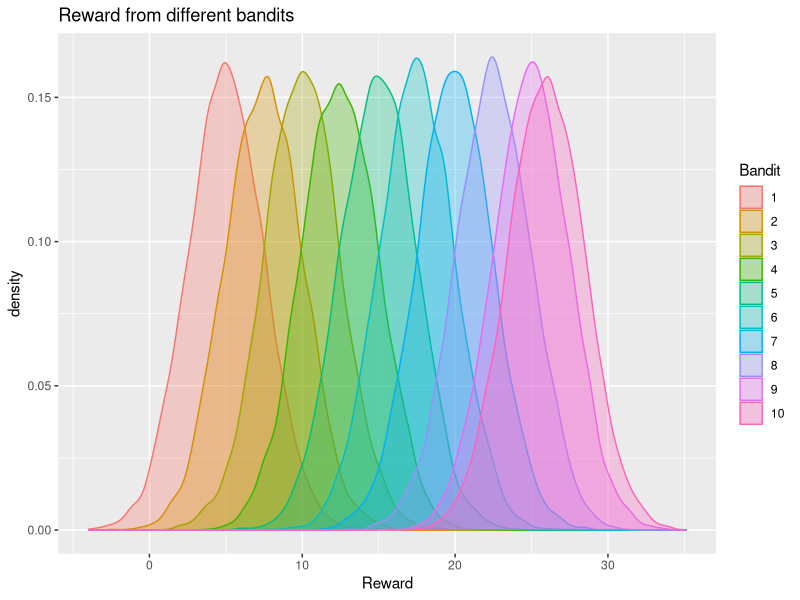
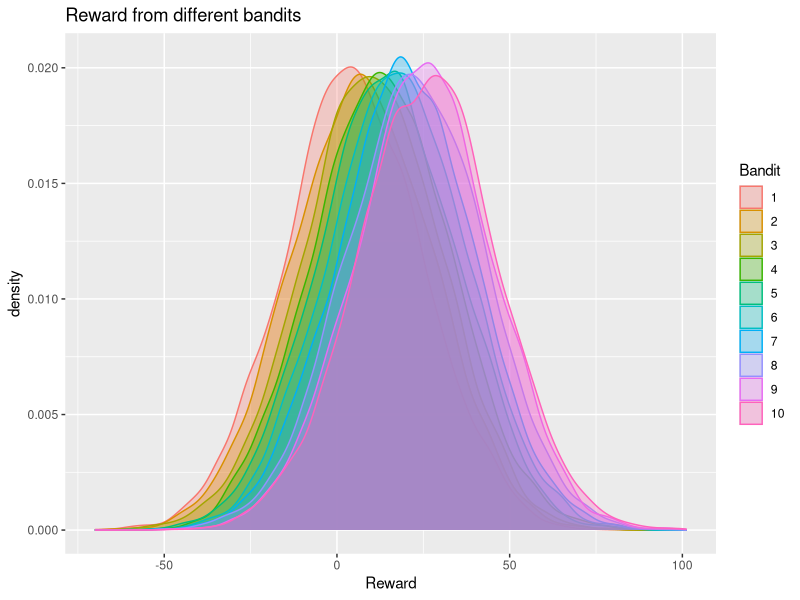
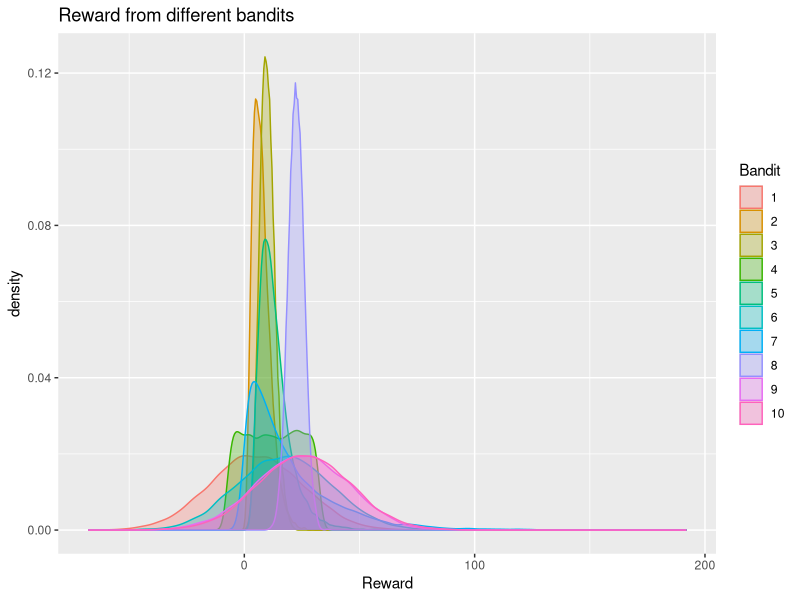

Write R code to recreate these figures, in order.
# loading the required packages
library(ggplot2)
library(reshape2)

# distribution of arms or actions having normally distributed rewards with small variance
# The data represents a standard, ideal situation i.e. normally distributed rewards, well seperated from each other.
mean_reward = c(5, 7.5, 10, 12.5, 15, 17.5, 20, 22.5, 25, 26)
reward_dist = c(function(n) rnorm(n = n, mean = mean_reward[1], sd = 2.5),
                function(n) rnorm(n = n, mean = mean_reward[2], sd = 2.5),
                function(n) rnorm(n = n, mean = mean_reward[3], sd = 2.5),
                function(n) rnorm(n = n, mean = mean_reward[4], sd = 2.5),
                function(n) rnorm(n = n, mean = mean_reward[5], sd = 2.5),
                function(n) rnorm(n = n, mean = mean_reward[6], sd = 2.5),
                function(n) rnorm(n = n, mean = mean_reward[7], sd = 2.5),
                function(n) rnorm(n = n, mean = mean_reward[8], sd = 2.5),
                function(n) rnorm(n = n, mean = mean_reward[9], sd = 2.5),
                function(n) rnorm(n = n, mean = mean_reward[10], sd = 2.5))

#preparing simulation data
dataset = matrix(nrow = 10000, ncol = 10)
for(i in 1:10){
  dataset[, i] = reward_dist[[i]](n = 10000)
}
# viewing the dataset that is just created with simulated data
View(dataset)
# assigning column names
colnames(dataset) <- 1:10
# creating a melted dataset with arm and reward combination
dataset_p = melt(dataset)[, 2:3]
colnames(dataset_p) <- c("Bandit", "Reward")
# converting the arms column in the dataset to nominal type
dataset_p$Bandit = as.factor(dataset_p$Bandit)

#ploting the distributions of rewards from bandits
ggplot(dataset_p, aes(x = Reward, col = Bandit, fill = Bandit)) +
  geom_density(alpha = 0.3) +
  labs(title = "Reward from different bandits")

# implementing upper confidence bound algorithm
UCB <- function(N = 1000, reward_data){
  d = ncol(reward_data)
  bandit_selected = integer(0)
  numbers_of_selections = integer(d)
  sums_of_rewards = integer(d)
  total_reward = 0
  for (n in 1:N) {
    max_upper_bound = 0
    for (i in 1:d) {
      if (numbers_of_selections[i] > 0){
        average_reward = sums_of_rewards[i] / numbers_of_selections[i]
        delta_i = sqrt(2 * log(1 + n * log(n)^2) / numbers_of_selections[i])
        upper_bound = average_reward + delta_i
      } else {
        upper_bound = 1e400
      }
      if (upper_bound > max_upper_bound){
        max_upper_bound = upper_bound
        bandit = i
      }
    }
    bandit_selected = append(bandit_selected, bandit)
    numbers_of_selections[bandit] = numbers_of_selections[bandit] + 1
    reward = reward_data[n, bandit]
    sums_of_rewards[bandit] = sums_of_rewards[bandit] + reward
    total_reward = total_reward + reward
  }
  return(list(total_reward = total_reward, bandit_selected = bandit_selected, numbers_of_selections = numbers_of_selections, sums_of_rewards = sums_of_rewards))
}

# runing the UCB algorithm on our hypothesized arms with normal distributions
UCB(N = 1000, reward_data = dataset)

# Thompson sampling algorithm
rnormgamma <- function(n, mu, lambda, alpha, beta){
  if(length(n) > 1) 
    n <- length(n)
  tau <- rgamma(n, alpha, beta)
  x <- rnorm(n, mu, 1 / (lambda * tau))
  data.frame(tau = tau, x = x)
}

T.samp <- function(N = 500, reward_data, mu0 = 0, v = 1, alpha = 2, beta = 6){
  d = ncol(reward_data)
  bandit_selected = integer(0)
  numbers_of_selections = integer(d)
  sums_of_rewards = integer(d)
  total_reward = 0
  reward_history = vector("list", d)
  for (n in 1:N){
    max_random = -1e400
    for (i in 1:d){
      if(numbers_of_selections[i] >= 1){
        rand = rnormgamma(1, 
                          (v * mu0 + numbers_of_selections[i] * mean(reward_history[[i]])) / (v + numbers_of_selections[i]), 
                          v + numbers_of_selections[i], 
                          alpha + numbers_of_selections[i] / 2, 
                          beta + (sum(reward_history[[i]] - mean(reward_history[[i]])) ^ 2) / 2 + ((numbers_of_selections[i] * v) / (v + numbers_of_selections[i])) * (mean(reward_history[[i]]) - mu0) ^ 2 / 2)$x
      }else {
        rand = rnormgamma(1, mu0, v, alpha, beta)$x
      }
      if(rand > max_random){
        max_random = rand
        bandit = i
      }
    }
    bandit_selected = append(bandit_selected, bandit)
    numbers_of_selections[bandit] = numbers_of_selections[bandit] + 1
    reward = reward_data[n, bandit]
    sums_of_rewards[bandit] = sums_of_rewards[bandit] + reward
    total_reward = total_reward + reward
    reward_history[[bandit]] = append(reward_history[[bandit]], reward)
  }
  return(list(total_reward = total_reward, bandit_selected = bandit_selected, numbers_of_selections = numbers_of_selections, sums_of_rewards = sums_of_rewards))
}

# Applying Thompson sampling using Normal-Gamma prior and Normal likelihood to estimate posterior distributions
T.samp(N = 1000, reward_data = dataset, mu0 = 40)

# Distribution of bandits / actions having normally distributed rewards with large variance
# This data represents an ideal but more unstable situation: normally distributed rewards with much larger variance, 
# thus not well seperated from each other.
mean_reward = c(5, 7.5, 10, 12.5, 15, 17.5, 20, 22.5, 25, 26)
reward_dist = c(function(n) rnorm(n = n, mean = mean_reward[1], sd = 20),
                function(n) rnorm(n = n, mean = mean_reward[2], sd = 20),
                function(n) rnorm(n = n, mean = mean_reward[3], sd = 20),
                function(n) rnorm(n = n, mean = mean_reward[4], sd = 20),
                function(n) rnorm(n = n, mean = mean_reward[5], sd = 20),
                function(n) rnorm(n = n, mean = mean_reward[6], sd = 20),
                function(n) rnorm(n = n, mean = mean_reward[7], sd = 20),
                function(n) rnorm(n = n, mean = mean_reward[8], sd = 20),
                function(n) rnorm(n = n, mean = mean_reward[9], sd = 20),
                function(n) rnorm(n = n, mean = mean_reward[10], sd = 20))

#preparing simulation data
dataset = matrix(nrow = 10000, ncol = 10)
for(i in 1:10){
  dataset[, i] = reward_dist[[i]](n = 10000)
}
colnames(dataset) <- 1:10
dataset_p = melt(dataset)[, 2:3]
colnames(dataset_p) <- c("Bandit", "Reward")
dataset_p$Bandit = as.factor(dataset_p$Bandit)

#plotting the distributions of rewards from bandits
ggplot(dataset_p, aes(x = Reward, col = Bandit, fill = Bandit)) +
  geom_density(alpha = 0.3) +
  labs(title = "Reward from different bandits")

# Applying UCB on rewards with higher variance
UCB(N = 1000, reward_data = dataset)

# Applying Thompson sampling on rewards with higher variance
T.samp(N = 1000, reward_data = dataset, mu0 = 40)

# Distribution of bandits / actions with rewards of different distributions
# This data represents an more chaotic (possibly more realistic) situation: 
# rewards with different distribution and different variance.
mean_reward = c(5, 7.5, 10, 12.5, 15, 17.5, 20, 22.5, 25, 26)
reward_dist = c(function(n) rnorm(n = n, mean = mean_reward[1], sd = 20),
                function(n) rgamma(n = n, shape = mean_reward[2] / 2, rate = 0.5),
                function(n) rpois(n = n, lambda = mean_reward[3]),
                function(n) runif(n = n, min = mean_reward[4] - 20, max = mean_reward[4] + 20),
                function(n) rlnorm(n = n, meanlog = log(mean_reward[5]) - 0.25, sdlog = 0.5),
                function(n) rnorm(n = n, mean = mean_reward[6], sd = 20),
                function(n) rexp(n = n, rate = 1 / mean_reward[7]),
                function(n) rbinom(n = n, size = mean_reward[8] / 0.5, prob = 0.5),
                function(n) rnorm(n = n, mean = mean_reward[9], sd = 20),
                function(n) rnorm(n = n, mean = mean_reward[10], sd = 20))

#preparing simulation data
dataset = matrix(nrow = 10000, ncol = 10)
for(i in 1:10){
  dataset[, i] = reward_dist[[i]](n = 10000)
}
colnames(dataset) <- 1:10
dataset_p = melt(dataset)[, 2:3]
colnames(dataset_p) <- c("Bandit", "Reward")
dataset_p$Bandit = as.factor(dataset_p$Bandit)

#plotting the distributions of rewards from bandits
ggplot(dataset_p, aes(x = Reward, col = Bandit, fill = Bandit)) +
  geom_density(alpha = 0.3) +
  labs(title = "Reward from different bandits")

# Applying UCB on rewards with different distributions
UCB(N = 1000, reward_data = dataset)

# Applying Thompson sampling on rewards with different distributions
T.samp(N = 1000, reward_data = dataset, mu0 = 40)